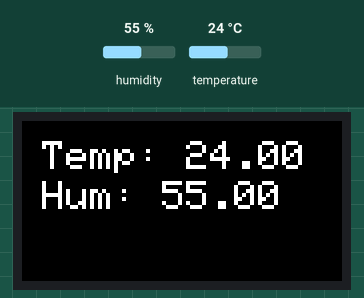
Recording of a program running on a simulated ESP32-S3. On the bench: 160×80 colour display. Inputs (shaded band) come from the test bench; at power-on: humidity 55 %, temperature 24 °C.

Above: at 1.3 s.
1.4 s: humidity set to 22 %
At 3.3 s:
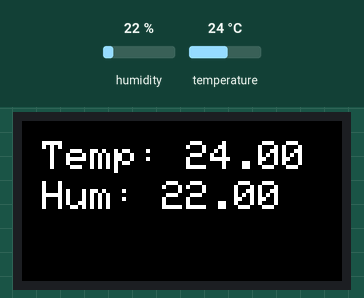
4.1 s: temperature set to 12 °C
At 5.6 s:
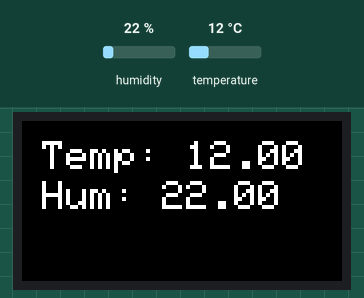
6.8 s: humidity set to 40 %
At 9.1 s:
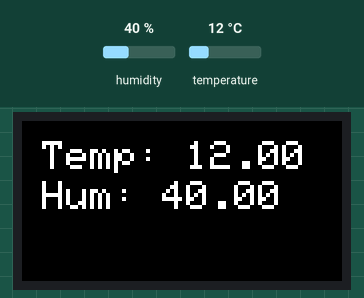
9.7 s: temperature set to 19 °C
At 11.4 s:
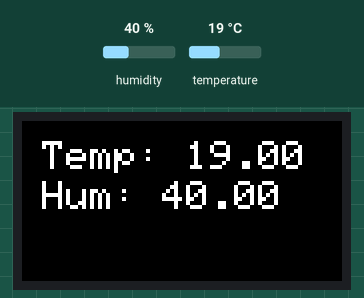
Timing chart, 0 to 12.9 s (numbered marks = the images above; inputs shaded):
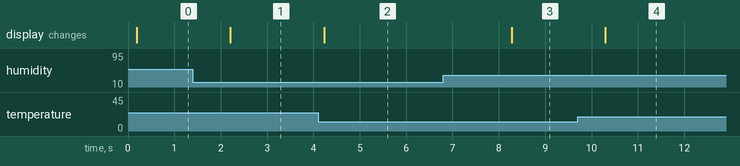

Measured:
- after the input at 1.4 s, the display: changes after 0.81 s (image 1)
- after the input at 4.1 s, the display: changes after 0.13 s (image 2)
- after the input at 6.8 s, the display: changes after 1.5 s (image 3)
- after the input at 9.7 s, the display: changes after 0.60 s (image 4)

The program:

main.cpp
```cpp
#include <Arduino.h>
#include <DHT.h>
#include <Adafruit_GFX.h>
#include <Adafruit_ST7735.h>
#include <SPI.h>

// Define DHT PIN and SENSOR MODEL
#define DHTPIN 15
#define DHTTYPE DHT22

// Define TFT PIN setup
#define TFT_DC 7
#define TFT_CS 10
#define TFT_SDA 11
#define TFT_SCL 12
#define TFT_RST 6
#define SPI_FREQUENCY 40000000

// Initialize SENSOR AND TFT SCREEN
DHT dht(DHTPIN, DHTTYPE);
Adafruit_ST7735 tft = Adafruit_ST7735(TFT_CS, TFT_DC, TFT_SDA, TFT_SCL, TFT_RST);

void setup() {
  dht.begin();
  tft.setSPISpeed(SPI_FREQUENCY);
  tft.initR(INITR_MINI160x80_PLUGIN);
  tft.fillScreen(ST7735_BLACK);
  tft.setRotation(1);
}

void loop() {
  float temperature = dht.readTemperature();
  float humidity = dht.readHumidity();

  delay(10);

  tft.setCursor(10, 10);
  tft.setTextColor(ST7735_WHITE, ST7735_BLACK);
  tft.setTextSize(2);
  tft.println("Temp: " + String(temperature));

  tft.setCursor(10, 30);
  tft.setTextColor(ST7735_WHITE, ST7735_BLACK);
  tft.setTextSize(2);
  tft.println("Hum: " + String(humidity));
}
```
